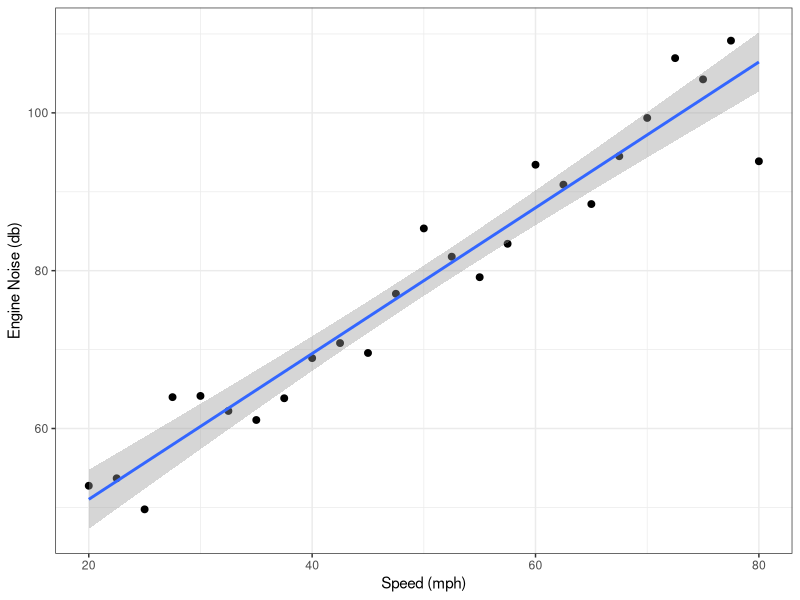

Recreate this plot in R.
## ---- chunk 1
set.seed(123)
speed_data <- seq(from = 20,
                  to = 80,
                  by = 2.5)
make_data <- sample(c("Mercedes", "Volkswagen", "BMW", "Audi"), size = 25, replace = TRUE, prob = c(1/4, 1/4, 1/4, 1/4))
car_data <- data.frame(Make = make_data,
                             Speed = speed_data,
                             Engine_Noise = speed_data + rnorm(25, mean = 30, sd = 5))
car_data
## ---- chunk 2
regLinearModel <- lm(Speed ~ Engine_Noise, data = car_data)
summary(regLinearModel)
## ---- chunk 3
library(ggplot2)
ggplot(car_data, aes(x = Speed,
                     y = Engine_Noise)) +
  geom_point(size = 2) +
  stat_smooth(method = "lm") +
  labs(x = "Speed (mph)",
       y = "Engine Noise (db)") +
  theme_bw()
